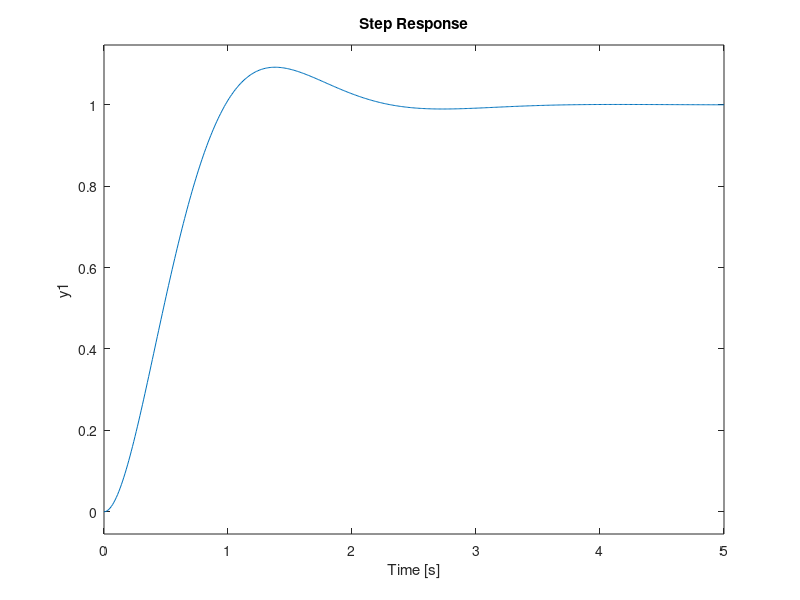

Source code (MATLAB):
clc
clear
close all

%'K' and 'a' values to test
K = 2:0.2:3; 
a = 0.5:0.2:1.5; 

% Evaluate closed-loop unit-step response at each 'K' and 'a' combination
% that will yield the maximum overshoot less than 10%

t = 0:0.01:5;

Gp = tf([1.2],[0.36 1.86 2.5 1]);

k = 0;

MK = max(size(K));
MA = max(size(a));

solution = zeros(MK*MA, 3);

for i = 1:MK;
    for j = 1:MA;
        
        Gc = tf( K(i)*[1 2*a(j) a(j)^2], [1 0] ); % controller
        G = (Gc * Gp) / (1 + Gc*Gp); % closed-loop transfer function
        y = step(G,t);
        m = max(y);
        k = k+1;
        if m < 1.10
            solution(k,:) = [K(i) a(j) m];
        end
    end
end

ilx =  (solution(:,3) > 0 & solution(:,3) < 1.1);
% [f,~] = find ( min(solution(:,3)) );

SOL = solution(ilx, :);

% solution % Print solution table

sortsolution = sortrows(SOL,3) % Print solution table sorted by
% column 3

% Plot the response with the largest overshoot that is less than 10%
K = sortsolution(end,1)

a = sortsolution(end,2)

Gc = tf(K*[1 2*a a^2], [1 0]);
G = (Gc * Gp) / (1 + Gc*Gp);
figure
step(G,t)
grid % See Figure 8–20
